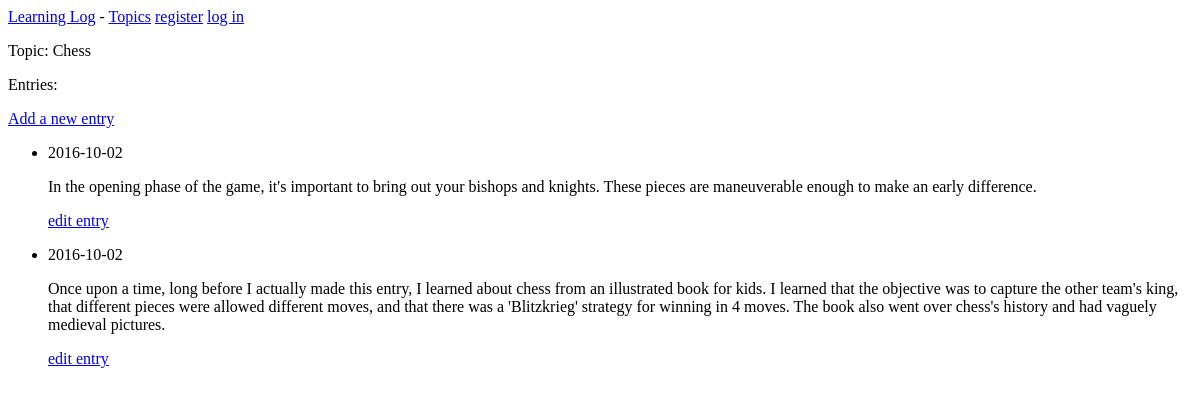
The app's page /topics/1/, older data.
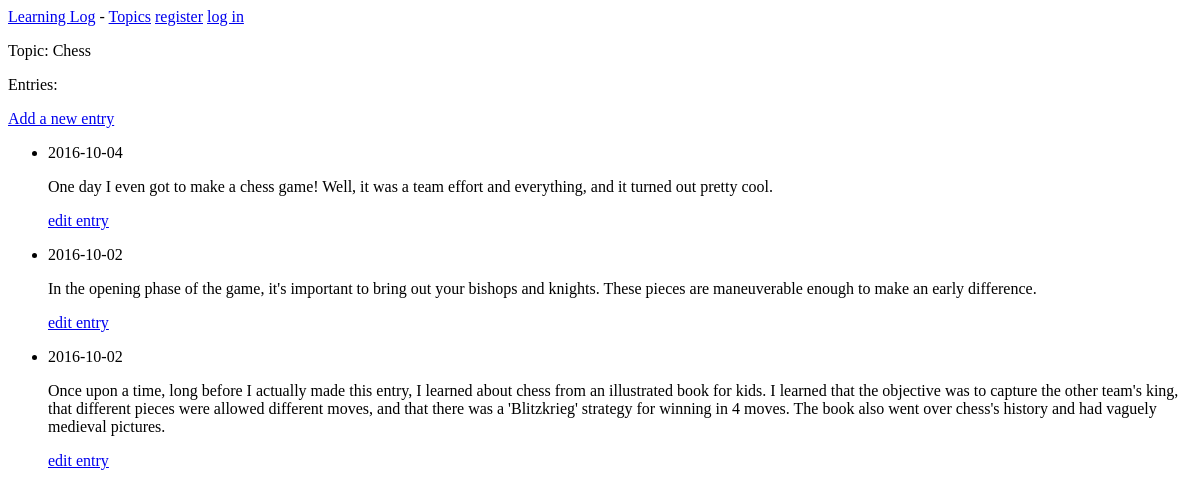
The same page, newer data.
### learning_logs/models.py (models this page shows, shortened)
class Topic(models.Model):
    text = models.CharField(max_length=200)
    date_added = models.DateTimeField(auto_now_add=True)
    def __str__(self):
        return self.text

class Entry(models.Model):
    topic = models.ForeignKey(Topic)
    text = models.TextField()
    date_added = models.DateTimeField(auto_now_add=True)
    class Meta:
        verbose_name_plural = 'entries'

### learning_logs/views.py (the view)
# urls.py: url(r'^topics/(?P<topic_id>\d+)/$', views.topic, name='topic'),
def topic(request, topic_id):
    topic = Topic.objects.get(id=topic_id)
    entries = topic.entry_set.order_by('-date_added')
    context = {'topic': topic, 'entries': entries}
    return render(request, 'learning_logs/topic.html', context)

### learning_logs/templates/learning_logs/topic.html
{% extends 'learning_logs/base.html' %}
{% block content %}
		<p>Topic: {{ topic }}</p>
		<p>Entries:</p>
		<p>
				<a href="{% url 'learning_logs:new_entry' topic.id %}">Add a new entry</a>
		</p>
		<ul>
				{% for entry in entries %}
				<li>
						<p>{{ entry.date_added | date:"Y-m-d" }}</p>
						<p>{{ entry.text|linebreaks }}</p>
						<p>
								<a href="{% url 'learning_logs:edit_entry' entry.id %}">edit entry</a>
						</p>
				</li>
				{% empty %}
				<li>There are no entries for this topic yet.</li>
				{% endfor %}
		</ul>
{% endblock content %}

### learning_logs/templates/learning_logs/base.html
<a href="{% url 'learning_logs:index' %}">Learning Log</a> -
<a href="{% url 'learning_logs:topics' %}">Topics</a>
{% if user.is_authenticated %}
		Hello, {{ user.username }}.
		<a href="{% url 'users:logout' %}">log out</a>
{% else %}
		<a href="{% url 'users:register' %}">register</a>
		<a href="{% url 'users:login' %}">log in</a>
{% endif %}
{% block content %}
{% endblock content %}

Row changes from the older to the newer data that the page shows:
added Entry: date_added "2016-10-04", text "One day I even got to make a chess game! Well, it was a team effort and everything, and it turned out pretty cool."
